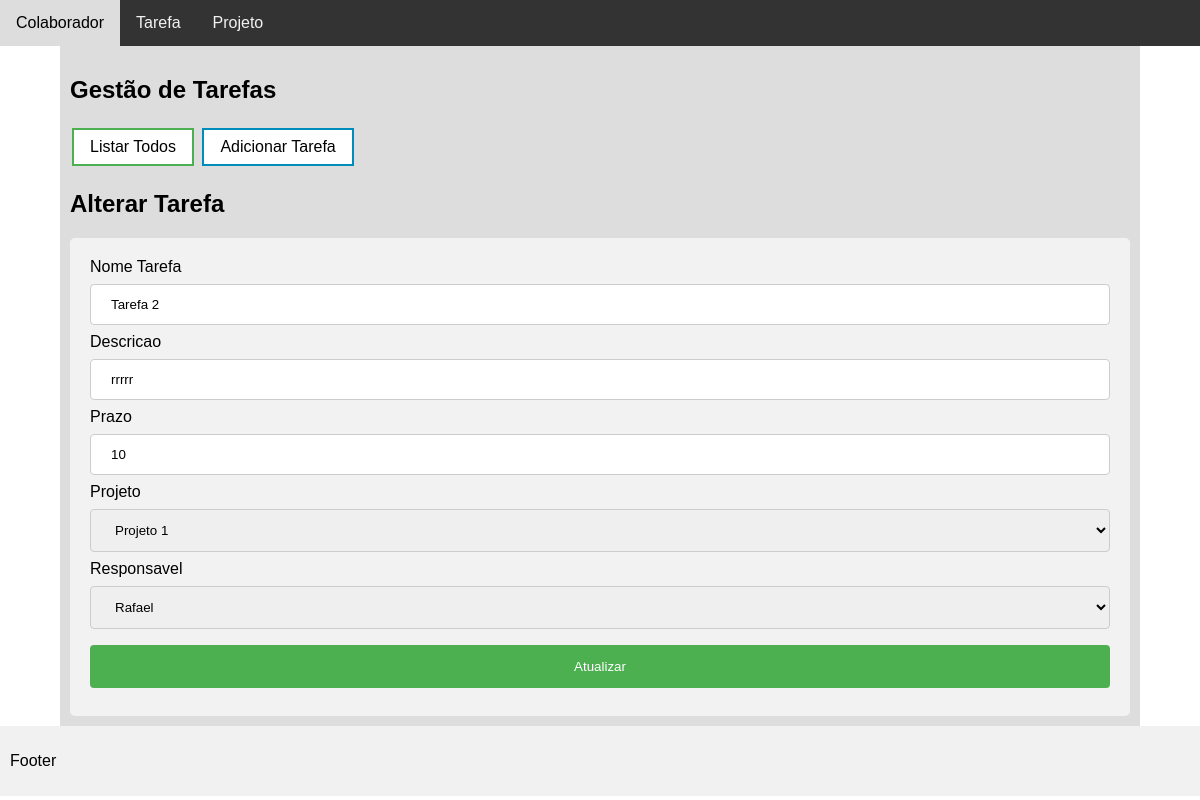
The page /index.php?pagina=tarefa.php&acao=alterar&id=2 on the database its author committed.
### tables this page shows
create table Tarefas(
	id int primary key auto_increment,
    nome varchar(45),
    descricao longtext,
    prazo int,
    projeto int,
    responsavel int
);

### Model/Myconnect.php (called while the page is built, shortened)
<?php
class Myconnect{
    private $username = "root";
    private $password = "";
    public function __construct()
    {
        try{
            $this->conn = new PDO('mysql:host=localhost;dbname=LabProject', $this->username, $this->password);
            $this->conn->setAttribute(PDO::ATTR_ERRMODE, PDO::ERRMODE_EXCEPTION);
            return $this->conn;
        }catch(PDOException $e) {
            echo 'ERROR: ' . $e->getMessage();
        }
    }
}

### Model/Tarefa.php (called while the page is built, shortened)
<?php
require_once ("Myconnect.php");
class Tarefa extends Myconnect{
    public function carregarTarefas($id){
        $stmt = $this->conn->prepare('select t.nome as "Tarefas", t.descricao,
        t.prazo, c.nome as "colaborador", p.nome from tarefas as t,
        projetos as p, colaboradores as c
        where t.id =:id and t.responsavel = c.id and t.projeto = p.id');
        $stmt->execute(array(':id' => $id));
        $result = $stmt->fetchAll(PDO :: FETCH_ASSOC);
        return $result;
    }
}

### Model/Projeto.php (called while the page is built, shortened)
<?php
require_once ("Myconnect.php");
class Projeto extends Myconnect{
    public function listarProjetosCurto($status){
        $stmt = $this->conn->prepare('select p.id, p.nome from projetos as p where p.status = :status');
        $stmt->execute(array(':status' => $status));
        $result = $stmt->fetchAll(PDO :: FETCH_ASSOC);
        return $result;
    }
}

### Model/Colaborador.php (called while the page is built, shortened)
<?php
require_once ("Myconnect.php");
class Colaborador extends Myconnect{
    public function listarColab(){
        $stmt = $this->conn->prepare('select p.id, p.nome from colaboradores as p');
        $stmt->execute();
        $result = $stmt->fetchAll(PDO :: FETCH_ASSOC);
        return $result;
    }
}

### tarefa.php (the view, shortened to what this page needs)
<?php
require_once("./Model/Tarefa.php");
require_once("./Model/Colaborador.php");
require_once("./Model/Projeto.php");
$tarefa1 = new Tarefa();
$colaborador = new Colaborador();
$projeto = new Projeto();
?>
<div>
<h2>Gestão de Tarefas</h2>
<a href="index.php?pagina=tarefa.php&acao=listar"><button class="button button1">Listar Todos</button></a>
<a href="index.php?pagina=tarefa.php&acao=inserir"><button class="button button2">Adicionar Tarefa</button></a>
</div>
        <?php
if(isset($_GET["acao"]) && !empty($_GET["acao"])){
    $acao = $_GET["acao"];
    if($acao=="listar"){
        $resultado = $tarefa1->listarTarefas();
        if (count($resultado)) {
        ?>
            <table id="customers">
                <tr>
                    <th>ITEM</th>
                    <th>NOME TAREFA</th>
                    <th>DESCRICAO</th>
                    <th>PRAZO</th>
                    <th>PROJETO</th>
                    <th>RESPONSAVEL</th>
                    <th>AÇÃO</th>
                </tr>
            <?php
                $i=1;
                foreach($resultado as $row) {
                    $id = $row["id"];
                ?>
                <tr>
                    <td><?php echo $i++; ?></td>
                    <td><?=$row["Tarefa"]?></td>
                    <td><?=$row["descricao"]?></td>
                    <td><?=$row["prazo"]?></td>
                    <td><?=$row["projeto"]?></td>
                    <td><?=$row["colaborador"]?></td>
                    <td>
                    <a href="index.php?pagina=tarefa.php&acao=visualizar&id=<?=$id?>"><button class="button button4">Visualizar</button></a>
                    <a href="index.php?pagina=tarefa.php&acao=alterar&id=<?=$id?>"><button class="button button2">Alterar</button></a>
                    <a href="index.php?pagina=controlerTarefa.php&acao=excluir&id=<?=$id?>"><button class="button button3">Excluir</button></a>
                </td>
                </tr>
                <?php
                }
                ?>
            </table>
                <?php
        } else {
            echo "Nenhum resultado retornado.";
        }
    }elseif($acao=="alterar"){
        if(isset($_GET["id"]) && !empty($_GET["id"])){
            $id = $_GET["id"];
            $row = $tarefa1->carregarTarefas($id);
            foreach($row as $dado)
        ?>
            <h2>Alterar Tarefa</h2>
            <div class="boxForm">
            <form action="controlerTarefa.php" method="post">
                <label for="Tarefa">Nome Tarefa</label>
                <input type="text" id="nome" name="nome" value="<?=$dado['Tarefas'];?>">
                <label for="descricao">Descricao</label>
                <input type="text" id="descricao" name="descricao" value="<?=$dado['descricao'];?>">
                <label for="prazo">Prazo</label>
                <input type="text" id="prazo" name="prazo" value="<?=$dado['prazo'];?>">
                <?php
                $row = $projeto->listarProjetosCurto(1);
                ?>
                <label for="projeto">Projeto</label>
                <select id="projeto" name="projeto">
                <?php
                foreach($row as $dadosProjeto){
               ?>
                <option value=<?=$dadosProjeto['id']?>>
                <?=$dadosProjeto['nome']?></option>
                <?php
                }
                ?>
                </select>
                <?php
                $row = $colaborador->listarColab();
                ?>
                <label for="responsavel">Responsavel</label>
                 <select id="responsavel" name="responsavel">
                 <?php
                foreach($row as $dadoscolaborador){
                ?>
                <option value=<?=$dadoscolaborador['id']?>><?=$dadoscolaborador['nome']?></option>
                 <?php
                }
                ?>
                </select>
                <input type="submit" value="Atualizar">
            </form>
            </div>
    <?php
        }else{
            header("Location: ./index.php?pagina=tarefa.php&acao=listar&mensagem=erro");
        }
        }
    }
?>

### index.php (style rules this page uses)
* { box-sizing: border-box; font-family: Arial, Helvetica, sans-serif; }
body { margin: 0; font-family: Arial, Helvetica, sans-serif; }
.button { background-color: #4CAF50; border: none; color: white; padding: 8px 16px; text-align: center; text-decoration: none; display: inline-block; font-size: 16px; margin: 4px 2px; transition-duration: 0.4s; cursor: pointer; }
.button1 { background-color: white; color: black; border: 2px solid #4CAF50; }
.button2 { background-color: white; color: black; border: 2px solid #008CBA; }
input[type=text], select { width: 100%; padding: 12px 20px; margin: 8px 0; display: inline-block; border: 1px solid #ccc; border-radius: 4px; box-sizing: border-box; }
input[type=submit] { width: 100%; background-color: #4CAF50; color: white; padding: 14px 20px; margin: 8px 0; border: none; border-radius: 4px; cursor: pointer; }
.boxForm { width: 100%; border-radius: 5px; background-color: #f2f2f2; padding: 20px; }

### rows shown on the page
tarefas: nome "Tarefa 2", descricao "rrrrr", prazo "10"

### other values the page prints
form field projeto "Projeto 1"
form field responsavel "Rafael"
